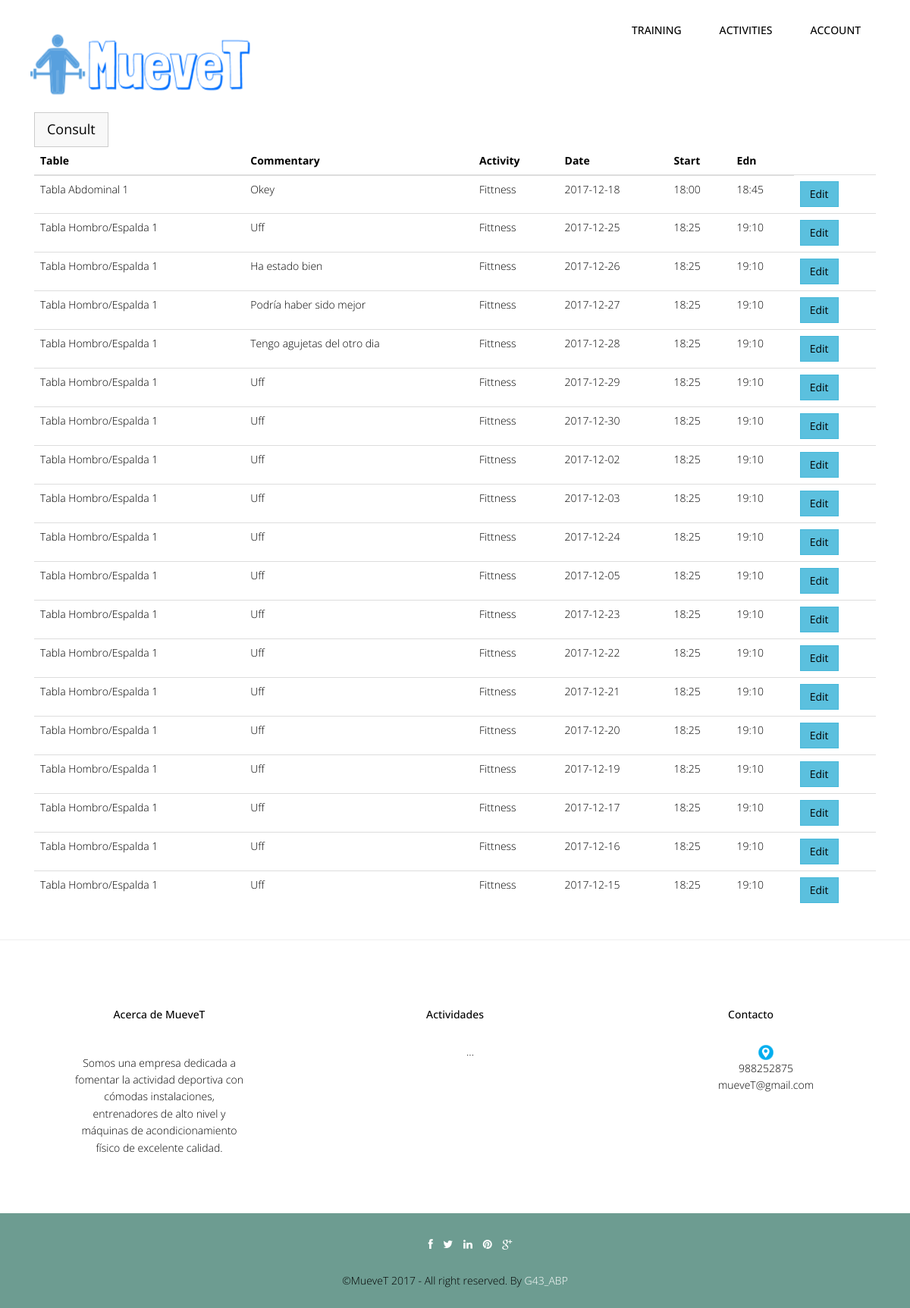
/abp/Controllers/SESION_Controller.php (signed in), run on the app's committed database.
### tables this page shows
CREATE TABLE IF NOT EXISTS `sesion` (
  `idSesion` int(10) NOT NULL,
  `username` varchar(20) NOT NULL,
  `idTabla` int(10) NOT NULL,
  `fechaSesion` date NOT NULL,
  `horaInicio` varchar(5) NOT NULL,
  `horaFin` varchar(5) NOT NULL,
  `comentarioSesion` text,
  `idActividadIndividual` int(10) NOT NULL
);

### abp/Controllers/SESION_Controller.php (called while the page is built, shortened)
<?php
include '../Models/SESION_Model.php';
include '../Views/header.php';
Switch ($_REQUEST['accion']) {
    default:
        if (!tienePermisos('SESION_Listar')) {
            new Mensaje('No tienes los permisos necesarios', '../Views/DEFAULT_Vista.php');
        } else {
            $sesion = new SESION_Model($_SESSION['login'], '', '', '', '', '', '', '');
            $datos = $sesion->Listar();
            new SESION_Listar($datos, 'SESION_Controller.php');
        }
}
?>

### abp/Models/SESION_Model.php (called while the page is built, shortened)
<?php
include '../Functions/LibraryFunctions.php';
class SESION_Model {
    var $mysqli;
    function __construct($userName, $idSesion, $idTabla, $comentarioSesion, $idActividadIndividual, $fecha, $horaInicio, $horaFin) {
        $this->userName = $userName;
    }
    function ConectarBD() {
        $this->mysqli = new mysqli("localhost", "root", "", "muevet");
    }
    function Listar() {
        $sql = "SELECT idSesion, idTabla, comentarioSesion, idActividadIndividual,fechaSesion, horaInicio, horaFin FROM SESION WHERE username ='" . $this->userName . "'";
        if (!($resultado = $this->mysqli->query($sql))) {
            return 'Error en la consulta sobre la base de datos.';
        } else {
            $toret = array();
            $i = 0;
            while ($fila = $resultado->fetch_array()) {
                $toret[$i] = $fila;
                $i++;
            }
            for ($i = 0; $i < count($toret); $i++) {
                $toret[$i]['idTabla'] = $this->ConsultarNombreTabla($toret[$i]['idTabla']);
                $toret[$i]['idActividadIndividual'] = $this->ConsultarNombreActividadIndividual($toret[$i]['idActividadIndividual']);
            }
            return $toret;
        }
    }
    function ConsultarNombreTabla($id) {
        $sql = "SELECT nombreTabla FROM TABLA WHERE idTabla='" . $id . "'";
        if (!($resultado = $this->mysqli->query($sql))) {
            return 'Error en la consulta sobre la base de datos.';
        } else {
            $result = $resultado->fetch_array();
            return $result['nombreTabla'];
        }
    }
    function ConsultarNombreActividadIndividual($id) {
        $sql = "SELECT nombreActividadIndividual FROM ACTIVIDADINDIVIDUAL WHERE idActividadIndividual='" . $id . "'";
        if (!($resultado = $this->mysqli->query($sql))) {
            return 'Error en la consulta sobre la base de datos.';
        } else {
            $result = $resultado->fetch_array();
            return $result['nombreActividadIndividual'];
        }
    }
}
?>

### abp/Views/SESSION_SHOWALL_Vista.php (the view, shortened to what this page needs)
<?php
class SESION_Listar {
    private $datos;
    function __construct($datos, $volver) {
        $this->datos = $datos;
        $this->render();
    }
    function render() {
        ?> <script type="text/javascript" src="../js/<?php echo $_SESSION['IDIOMA'] ?>_validate.js"></script>
        <?php
        $lista = array('idTabla', 'comentarioSesion', 'idActividadIndividual', 'fechaSesion', 'horaInicio', 'horaFin');
        ?>
        <br><br>
        <div class="container">
            <div class="col-lg-12">
                <button type="button" class="btn btn-default btn-lg"><a href='SESION_Controller.php?accion=<?php echo $strings['Consultar']; ?>'><?php echo $strings['Consultar'] ?></a></button>
                <table class="table">
                    <thead class="thead-dark">
                        <tr>
                            <?php
                            foreach ($lista as $titulo) {
                                echo "<th>";
                                echo $strings[$titulo];
                                echo "</th>";
                            }
                            echo "</tr>";
                            echo "</thead>";
                            echo "<tbody>";
                            for ($j = 0; $j < count($this->datos); $j++) {
                                echo "<tr>";
                                foreach ($this->datos [$j] as $clave => $valor) {
                                    for ($i = 0; $i < count($lista); $i++) {
                                        if ($clave === $lista[$i]) {
                                            echo "<td>";
                                            echo $valor;
                                            echo "</td>";
                                        }
                                    }
                                }
                                ?>
                                <td><button type="button" class="btn btn-info"><a href='SESION_Controller.php?idSesion=<?php echo $this->datos[$j]['idSesion'] . '&accion=' . $strings['Modificar']; ?>'><?php echo $strings['Modificar']; ?></a></button></td>
            <?php
        }
        ?>
             </table>
                </div>
            </div>
        <?php
        include '../Views/footer.php';
    }
}
?>

### abp/css/style.css (style rules this page uses)
body { font-family:'Open Sans', Arial, sans-serif; font-size:14px; font-weight:300; line-height:1.6em; color:#000; background-color:#fff; }
.link-list ul,li,a { color:#000; list-style:none; }

### abp/css/overwrite.css (style rules this page uses)
.btn { text-shadow: none; background-image:none; border-color: none; border-bottom-color: none; -webkit-box-shadow: none; -moz-box-shadow: none; box-shadow: none; }
.btn { outline:0; -webkit-border-radius: 0; -moz-border-radius: 0; border-radius: 0; }
.btn-lg { -webkit-border-radius: 0; -moz-border-radius: 0; border-radius: 0; }
.btn-default { color: #333333; background-color: #f8f8f8; }

### data on the page
sesion: comentarioSesion "Okey", fechaSesion "2017-12-18", horaInicio "18:00", horaFin "18:45"
sesion: comentarioSesion "Uff", fechaSesion "2017-12-25", horaInicio "18:25", horaFin "19:10"
sesion: comentarioSesion "Ha estado bien", fechaSesion "2017-12-26", horaInicio "18:25", horaFin "19:10"
sesion: comentarioSesion "Podría haber sido mejor", fechaSesion "2017-12-27", horaInicio "18:25", horaFin "19:10"
sesion: comentarioSesion "Tengo agujetas del otro dia", fechaSesion "2017-12-28", horaInicio "18:25", horaFin "19:10"
sesion: comentarioSesion "Uff", fechaSesion "2017-12-29", horaInicio "18:25", horaFin "19:10"
sesion: comentarioSesion "Uff", fechaSesion "2017-12-30", horaInicio "18:25", horaFin "19:10"
sesion: comentarioSesion "Uff", fechaSesion "2017-12-02", horaInicio "18:25", horaFin "19:10"
sesion: comentarioSesion "Uff", fechaSesion "2017-12-03", horaInicio "18:25", horaFin "19:10"
sesion: comentarioSesion "Uff", fechaSesion "2017-12-24", horaInicio "18:25", horaFin "19:10"
sesion: comentarioSesion "Uff", fechaSesion "2017-12-05", horaInicio "18:25", horaFin "19:10"
sesion: comentarioSesion "Uff", fechaSesion "2017-12-23", horaInicio "18:25", horaFin "19:10"
sesion: comentarioSesion "Uff", fechaSesion "2017-12-22", horaInicio "18:25", horaFin "19:10"
sesion: comentarioSesion "Uff", fechaSesion "2017-12-21", horaInicio "18:25", horaFin "19:10"
sesion: comentarioSesion "Uff", fechaSesion "2017-12-20", horaInicio "18:25", horaFin "19:10"
sesion: comentarioSesion "Uff", fechaSesion "2017-12-19", horaInicio "18:25", horaFin "19:10"
sesion: comentarioSesion "Uff", fechaSesion "2017-12-17", horaInicio "18:25", horaFin "19:10"
sesion: comentarioSesion "Uff", fechaSesion "2017-12-16", horaInicio "18:25", horaFin "19:10"
sesion: comentarioSesion "Uff", fechaSesion "2017-12-15", horaInicio "18:25", horaFin "19:10"

### other printed values
$strings['Cuenta'] "ACCOUNT"
$strings['Consultar'] "Consult"
$strings[$titulo] "Table"
$strings[$titulo] "Commentary"
$strings[$titulo] "Activity"
$strings[$titulo] "Date"
$strings[$titulo] "Start"
$strings[$titulo] "Edn"
$valor "Tabla Abdominal 1"
$valor "Fittness"
$valor "Tabla Hombro/Espalda 1"
